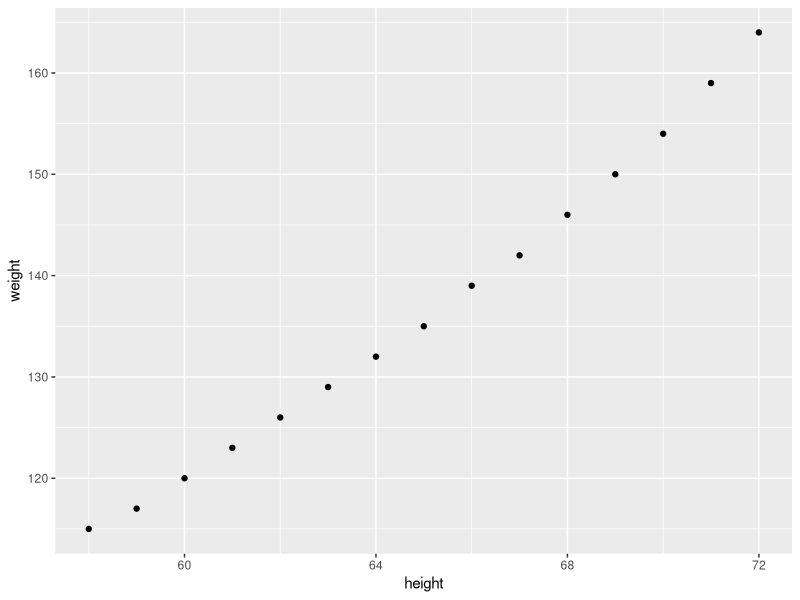
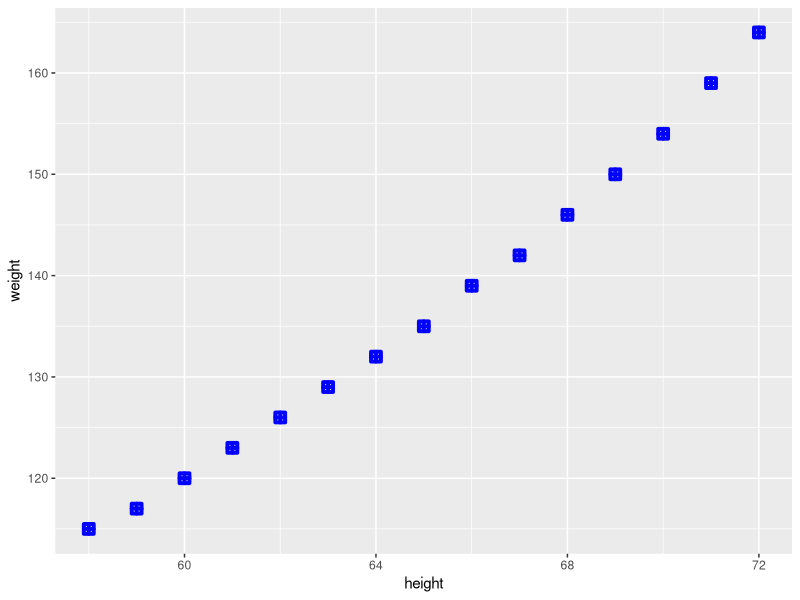

R code for these plots, in order:
#This code chunk identifies my working directory 
#and sets it to where I want to save and fetch files
#TASK: fill in between the parentheses if needed. 
#If not needed, make the two lines a comment
getwd()
setwd()

#This brings the 'women' data into my environment from Base R (Run this)
women

#This code saves the women data as a dataframe with a new name
#TASK: Save the women dataset with a new name
data.frame(women) -> women_data
women_data

#This code chunk allows me to see the top 2 rows of my data
#TASK: Write the function that returns the top rows
head(women_data, n=2)

#This code chunk shows me the internal structure 
#Task: Write the function that shows the number of rows, columns, column names, class of columns   
str(women_data)

#This code chunk shows me some basic summary stats
#Such as Min, Max, Mean. Quartiles...
#Task: Write the function that gives summary stats
summary(women_data)

#This allows me to apply the function to just one certain column
#Task: Write the function to return the Mean of just the height column
mean(women_data$height)

#This allows me to save one column as its own object ('values' in the Environment)
#Task: Write the function to create an object for just the Weight column 
#and write the function to create an object for just the Height column 
#(these should show as values in the environment window, not as datasets)
weight <- c(115,117,120,123,126,129,132,135,139,142,146,150,154,159,164)
height <- c(58,59,60,61,62,63,64,65,66,67,68,69,70,71,72)
#This takes the individual objects ('values' in the Environment) and creates a dataframe
#I can see the Data in the Environment 
#Task: Write the function to create a data.frame from the height and weight values you just created
women_data <- data.frame (weight =115,117,120,123,126,129,132,135,139,142,146,150,154,159,164, height= 58,59,60,61,62,63,64,65,66,67,68,69,70,71,72)
women_data.df <- data.frame (weight, height)
print (women_data.df)

#This code chunk creates a subset from my dataset
#Note that the subset only appears in the Console (not the Environment)
#Task: Write the function to create a subset of the data where the height is > 65
#If I wanted to save the subset, I would need to name it as done in the code above subset(women_data.df,height >65 )
subset(women_data.df, height >65)
#This shows me how many rows are in my dataset and
#TASK: Write the function that returns the number of rows
nrow(x = women_data.df)

#This shows me how many columns are in my dataset
#TASK: Write the function that returns the number of columns
ncol(x= women_data.df)

#This also shows me how many rows and columns with just one function
#TASK: Write the function that returns the number of rows and columns with just one command
dim(x = women_data.df)

#This code will install the ggplot2 package
#TASK: Write the function that installs the ggplot2 package
install.packages("ggplot2")
  
#This code calls the ggplot2 package so I can use its functions
#Task: Write the function that 'calls' the ggplot2 package
library(ggplot2)

#This produces a scatter plot of the height and weight columns
#Task: replace the dataset name and column names in the plot function below 
#to produce a scatter plot of height and weight
ggplot(women_data.df, aes(x=height, y=weight)) + 
  geom_point()

#Optional 'Just for fun' TASK: Change the arguments for the geom point and see what happens to the plot
ggplot(women_data.df, aes(x=height, y=weight)) + 
  geom_point(shape=12, color = "blue", fill = "white", size = 2, stroke = 2)
